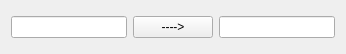
<?xml version="1.0" encoding="UTF-8"?>
<ui version="4.0">
 <class>Form</class>
 <widget class="QWidget" name="Form">
  <property name="geometry">
   <rect>
    <x>0</x>
    <y>0</y>
    <width>346</width>
    <height>54</height>
   </rect>
  </property>
  <property name="windowTitle">
   <string>Form</string>
  </property>
  <layout class="QHBoxLayout" name="horizontalLayout_2">
   <item>
    <layout class="QHBoxLayout" name="horizontalLayout">
     <item>
      <widget class="QLineEdit" name="lineEdit"/>
     </item>
     <item>
      <widget class="QPushButton" name="pushButton">
       <property name="text">
        <string>----&gt;</string>
       </property>
      </widget>
     </item>
     <item>
      <widget class="QLineEdit" name="lineEdit_2"/>
     </item>
    </layout>
   </item>
  </layout>
 </widget>
 <resources/>
 <connections/>
</ui>
